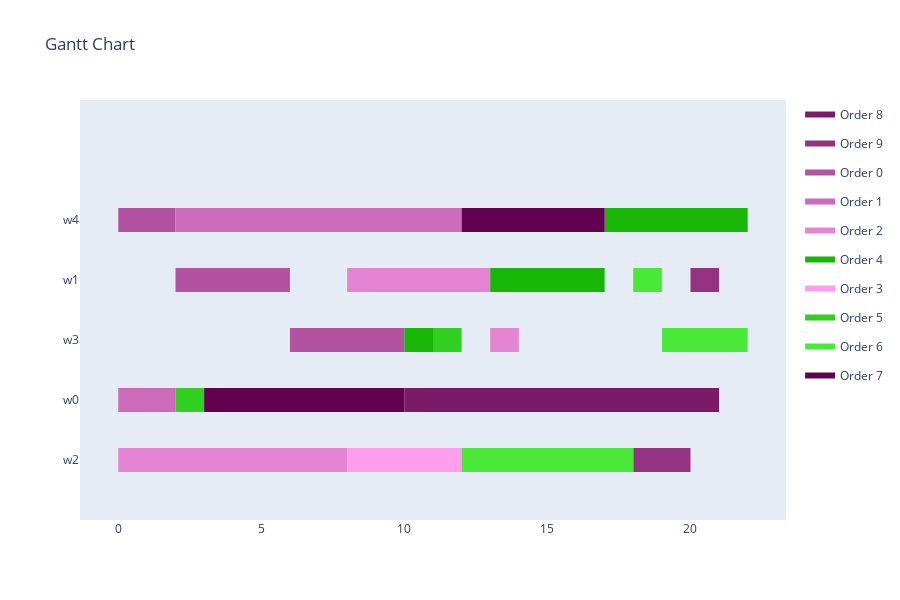

Notebook source saved alongside this figure:
### Markdown cell above
<h4>Visualize Schedule</h4>

### Code cell
visualize_schedule_demo(schedule, env, orders)

### Figure 1 — Plotly figure (JSON) as saved in the notebook; plotly's stock layout.template omitted (floating-point values rounded to 4 significant figures)
{"data": [{"fill": "toself", "fillcolor": "rgb(124, 26, 106)", "hoverinfo": "name", "legendgroup": "rgb(124, 26, 106)", "mode": "none", "name": "Order 8", "type": "scatter", "x": [10, 12, 12, 10, 10, 12, 17, 17, 12, 12, 17, 21, 21, 17], "y": [0.8, 0.8, 1.2, 1.2, null, 0.8, 0.8, 1.2, 1.2, null, 0.8, 0.8, 1.2, 1.2]}, {"fill": "toself", "fillcolor": "rgb(149, 51, 131)", "hoverinfo": "name", "legendgroup": "rgb(149, 51, 131)", "mode": "none", "name": "Order 9", "type": "scatter", "x": [20, 21, 21, 20, 20, 18, 20, 20, 18], "y": [2.8, 2.8, 3.2, 3.2, null, -0.2, -0.2, 0.2, 0.2]}, {"fill": "toself", "fillcolor": "rgb(180, 82, 162)", "hoverinfo": "name", "legendgroup": "rgb(180, 82, 162)", "mode": "none", "name": "Order 0", "type": "scatter", "x": [0, 2, 2, 0, 0, 2, 6, 6, 2, 2, 6, 10, 10, 6], "y": [3.8, 3.8, 4.2, 4.2, null, 2.8, 2.8, 3.2, 3.2, null, 1.8, 1.8, 2.2, 2.2]}, {"fill": "toself", "fillcolor": "rgb(205, 107, 187)", "hoverinfo": "name", "legendgroup": "rgb(205, 107, 187)", "mode": "none", "name": "Order 1", "type": "scatter", "x": [2, 7, 7, 2, 2, 7, 12, 12, 7, 7, 0, 2, 2, 0], "y": [3.8, 3.8, 4.2, 4.2, null, 3.8, 3.8, 4.2, 4.2, null, 0.8, 0.8, 1.2, 1.2]}, {"fill": "toself", "fillcolor": "rgb(230, 132, 212)", "hoverinfo": "name", "legendgroup": "rgb(230, 132, 212)", "mode": "none", "name": "Order 2", "type": "scatter", "x": [8, 13, 13, 8, 8, 13, 14, 14, 13, 13, 0, 6, 6, 0, 0, 6, 8, 8, 6], "y": [2.8, 2.8, 3.2, 3.2, null, 1.8, 1.8, 2.2, 2.2, null, -0.2, -0.2, 0.2, 0.2, null, -0.2, -0.2, 0.2, 0.2]}, {"fill": "toself", "fillcolor": "rgb(24, 182, 6)", "hoverinfo": "name", "legendgroup": "rgb(24, 182, 6)", "mode": "none", "name": "Order 4", "type": "scatter", "x": [17, 22, 22, 17, 17, 13, 17, 17, 13, 13, 10, 11, 11, 10], "y": [3.8, 3.8, 4.2, 4.2, null, 2.8, 2.8, 3.2, 3.2, null, 1.8, 1.8, 2.2, 2.2]}, {"fill": "toself", "fillcolor": "rgb(255, 157, 237)", "hoverinfo": "name", "legendgroup": "rgb(255, 157, 237)", "mode": "none", "name": "Order 3", "type": "scatter", "x": [8, 10, 10, 8, 8, 10, 12, 12, 10], "y": [-0.2, -0.2, 0.2, 0.2, null, -0.2, -0.2, 0.2, 0.2]}, {"fill": "toself", "fillcolor": "rgb(49, 207, 31)", "hoverinfo": "name", "legendgroup": "rgb(49, 207, 31)", "mode": "none", "name": "Order 5", "type": "scatter", "x": [11, 12, 12, 11, 11, 2, 3, 3, 2], "y": [1.8, 1.8, 2.2, 2.2, null, 0.8, 0.8, 1.2, 1.2]}, {"fill": "toself", "fillcolor": "rgb(74, 232, 56)", "hoverinfo": "name", "legendgroup": "rgb(74, 232, 56)", "mode": "none", "name": "Order 6", "type": "scatter", "x": [18, 19, 19, 18, 18, 19, 21, 21, 19, 19, 21, 22, 22, 21, 21, 12, 18, 18, 12], "y": [2.8, 2.8, 3.2, 3.2, null, 1.8, 1.8, 2.2, 2.2, null, 1.8, 1.8, 2.2, 2.2, null, -0.2, -0.2, 0.2, 0.2]}, {"fill": "toself", "fillcolor": "rgb(99, 1, 81)", "hoverinfo": "name", "legendgroup": "rgb(99, 1, 81)", "mode": "none", "name": "Order 7", "type": "scatter", "x": [12, 17, 17, 12, 12, 3, 5, 5, 3, 3, 5, 10, 10, 5], "y": [3.8, 3.8, 4.2, 4.2, null, 0.8, 0.8, 1.2, 1.2, null, 0.8, 0.8, 1.2, 1.2]}, {"legendgroup": "rgb(124, 26, 106)", "marker": {"color": "rgb(124, 26, 106)", "opacity": 0, "size": 1}, "mode": "markers", "name": "", "showlegend": false, "text": [null, null, null, null, null, null], "type": "scatter", "x": [10, 12, 12, 17, 17, 21], "y": [1, 1, 1, 1, 1, 1]}, {"legendgroup": "rgb(149, 51, 131)", "marker": {"color": "rgb(149, 51, 131)", "opacity": 0, "size": 1}, "mode": "markers", "name": "", "showlegend": false, "text": [null, null, null, null], "type": "scatter", "x": [20, 21, 18, 20], "y": [3, 3, 0, 0]}, {"legendgroup": "rgb(180, 82, 162)", "marker": {"color": "rgb(180, 82, 162)", "opacity": 0, "size": 1}, "mode": "markers", "name": "", "showlegend": false, "text": [null, null, null, null, null, null], "type": "scatter", "x": [0, 2, 2, 6, 6, 10], "y": [4, 4, 3, 3, 2, 2]}, {"legendgroup": "rgb(205, 107, 187)", "marker": {"color": "rgb(205, 107, 187)", "opacity": 0, "size": 1}, "mode": "markers", "name": "", "showlegend": false, "text": [null, null, null, null, null, null], "type": "scatter", "x": [2, 7, 7, 12, 0, 2], "y": [4, 4, 4, 4, 1, 1]}, {"legendgroup": "rgb(230, 132, 212)", "marker": {"color": "rgb(230, 132, 212)", "opacity": 0, "size": 1}, "mode": "markers", "name": "", "showlegend": false, "text": [null, null, null, null, null, null, null, null], "type": "scatter", "x": [8, 13, 13, 14, 0, 6, 6, 8], "y": [3, 3, 2, 2, 0, 0, 0, 0]}, {"legendgroup": "rgb(24, 182, 6)", "marker": {"color": "rgb(24, 182, 6)", "opacity": 0, "size": 1}, "mode": "markers", "name": "", "showlegend": false, "text": [null, null, null, null, null, null], "type": "scatter", "x": [17, 22, 13, 17, 10, 11], "y": [4, 4, 3, 3, 2, 2]}, {"legendgroup": "rgb(255, 157, 237)", "marker": {"color": "rgb(255, 157, 237)", "opacity": 0, "size": 1}, "mode": "markers", "name": "", "showlegend": false, "text": [null, null, null, null], "type": "scatter", "x": [8, 10, 10, 12], "y": [0, 0, 0, 0]}, {"legendgroup": "rgb(49, 207, 31)", "marker": {"color": "rgb(49, 207, 31)", "opacity": 0, "size": 1}, "mode": "markers", "name": "", "showlegend": false, "text": [null, null, null, null], "type": "scatter", "x": [11, 12, 2, 3], "y": [2, 2, 1, 1]}, {"legendgroup": "rgb(74, 232, 56)", "marker": {"color": "rgb(74, 232, 56)", "opacity": 0, "size": 1}, "mode": "markers", "name": "", "showlegend": false, "text": [null, null, null, null, null, null, null, null], "type": "scatter", "x": [18, 19, 19, 21, 21, 22, 12, 18], "y": [3, 3, 2, 2, 2, 2, 0, 0]}, {"legendgroup": "rgb(99, 1, 81)", "marker": {"color": "rgb(99, 1, 81)", "opacity": 0, "size": 1}, "mode": "markers", "name": "", "showlegend": false, "text": [null, null, null, null, null, null], "type": "scatter", "x": [12, 17, 3, 5, 5, 10], "y": [4, 4, 1, 1, 1, 1]}], "layout": {"height": 600, "hovermode": "closest", "showlegend": true, "title": {"text": "Gantt Chart"}, "xaxis": {"rangeselector": {"buttons": [{"count": 7, "label": "1w", "step": "day", "stepmode": "backward"}, {"count": 1, "label": "1m", "step": "month", "stepmode": "backward"}, {"count": 6, "label": "6m", "step": "month", "stepmode": "backward"}, {"count": 1, "label": "YTD", "step": "year", "stepmode": "todate"}, {"count": 1, "label": "1y", "step": "year", "stepmode": "backward"}, {"step": "all"}]}, "showgrid": false, "type": "linear", "zeroline": false}, "yaxis": {"autorange": false, "range": [-1, 6], "showgrid": false, "ticktext": ["w2", "w0", "w3", "w1", "w4"], "tickvals": [0, 1, 2, 3, 4], "zeroline": false}}}
